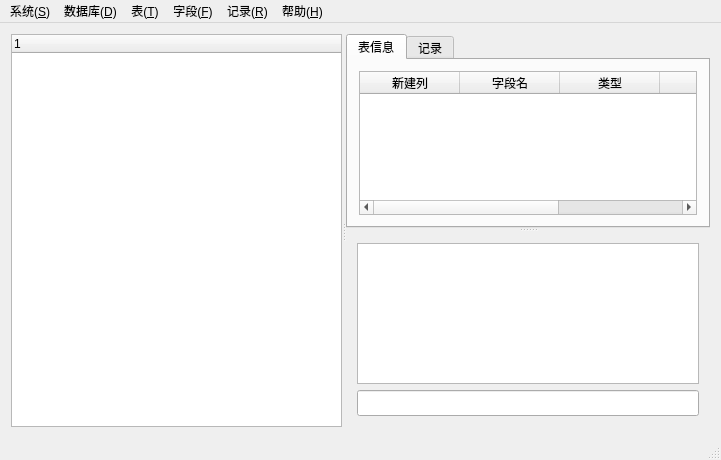
<?xml version="1.0" encoding="UTF-8"?>
<ui version="4.0">
 <class>MainWindow</class>
 <widget class="QMainWindow" name="MainWindow">
  <property name="geometry">
   <rect>
    <x>0</x>
    <y>0</y>
    <width>721</width>
    <height>460</height>
   </rect>
  </property>
  <property name="minimumSize">
   <size>
    <width>200</width>
    <height>200</height>
   </size>
  </property>
  <property name="windowTitle">
   <string>YourSQL</string>
  </property>
  <widget class="QWidget" name="centralWidget">
   <layout class="QHBoxLayout" name="horizontalLayout_2">
    <item>
     <widget class="QSplitter" name="splitter2">
      <property name="orientation">
       <enum>Qt::Horizontal</enum>
      </property>
      <widget class="QTreeWidget" name="tree">
       <column>
        <property name="text">
         <string notr="true">1</string>
        </property>
       </column>
      </widget>
      <widget class="QSplitter" name="splitter1">
       <property name="orientation">
        <enum>Qt::Vertical</enum>
       </property>
       <widget class="QTabWidget" name="tabWidget">
        <property name="currentIndex">
         <number>0</number>
        </property>
        <widget class="QWidget" name="tab">
         <attribute name="title">
          <string>表信息</string>
         </attribute>
         <layout class="QGridLayout" name="gridLayout_2">
          <item row="0" column="0">
           <widget class="QTableWidget" name="table">
            <property name="columnCount">
             <number>5</number>
            </property>
            <column>
             <property name="text">
              <string>新建列</string>
             </property>
            </column>
            <column>
             <property name="text">
              <string>字段名</string>
             </property>
            </column>
            <column>
             <property name="text">
              <string>类型</string>
             </property>
            </column>
            <column>
             <property name="text">
              <string>主键</string>
             </property>
            </column>
            <column>
             <property name="text">
              <string>默认值</string>
             </property>
            </column>
           </widget>
          </item>
         </layout>
        </widget>
        <widget class="QWidget" name="tab_2">
         <attribute name="title">
          <string>记录</string>
         </attribute>
         <layout class="QGridLayout" name="gridLayout">
          <item row="0" column="0">
           <widget class="QTableWidget" name="table2"/>
          </item>
         </layout>
        </widget>
       </widget>
       <widget class="QWidget" name="layoutWidget">
        <layout class="QVBoxLayout" name="verticalLayout">
         <item>
          <widget class="QTextEdit" name="textEdit">
           <property name="enabled">
            <bool>true</bool>
           </property>
           <property name="font">
            <font>
             <family>Times New Roman</family>
             <pointsize>11</pointsize>
            </font>
           </property>
           <property name="readOnly">
            <bool>true</bool>
           </property>
          </widget>
         </item>
         <item>
          <widget class="QLineEdit" name="lineEdit">
           <property name="font">
            <font>
             <family>Times New Roman</family>
             <pointsize>11</pointsize>
            </font>
           </property>
          </widget>
         </item>
        </layout>
       </widget>
      </widget>
     </widget>
    </item>
   </layout>
  </widget>
  <widget class="QMenuBar" name="menuBar">
   <property name="geometry">
    <rect>
     <x>0</x>
     <y>0</y>
     <width>721</width>
     <height>23</height>
    </rect>
   </property>
   <widget class="QMenu" name="menu_S">
    <property name="title">
     <string>系统(&amp;S)</string>
    </property>
    <addaction name="action_L"/>
    <addaction name="action_X"/>
   </widget>
   <widget class="QMenu" name="menu_D">
    <property name="title">
     <string>数据库(&amp;D)</string>
    </property>
    <addaction name="action_N"/>
    <addaction name="action_R"/>
    <addaction name="action_D"/>
   </widget>
   <widget class="QMenu" name="menu_T">
    <property name="title">
     <string>表(&amp;T)</string>
    </property>
    <addaction name="action_N_2"/>
    <addaction name="action_R_2"/>
    <addaction name="action_Q"/>
    <addaction name="action_C"/>
    <addaction name="action_D_2"/>
   </widget>
   <widget class="QMenu" name="menu_F">
    <property name="title">
     <string>字段(&amp;F)</string>
    </property>
    <addaction name="action_N_3"/>
    <addaction name="action_M"/>
    <addaction name="action_D_3"/>
   </widget>
   <widget class="QMenu" name="menu_R">
    <property name="title">
     <string>记录(&amp;R)</string>
    </property>
    <addaction name="action_N_4"/>
    <addaction name="action_M_2"/>
    <addaction name="action_D_4"/>
    <addaction name="action_Q_2"/>
   </widget>
   <widget class="QMenu" name="menu_H">
    <property name="title">
     <string>帮助(&amp;H)</string>
    </property>
    <addaction name="action"/>
   </widget>
   <addaction name="menu_S"/>
   <addaction name="menu_D"/>
   <addaction name="menu_T"/>
   <addaction name="menu_F"/>
   <addaction name="menu_R"/>
   <addaction name="menu_H"/>
  </widget>
  <widget class="QStatusBar" name="statusBar"/>
  <action name="action_L">
   <property name="text">
    <string>查看日志(&amp;L)</string>
   </property>
  </action>
  <action name="action_X">
   <property name="text">
    <string>退出(&amp;X)</string>
   </property>
  </action>
  <action name="action_N">
   <property name="text">
    <string>新建库(&amp;N)</string>
   </property>
  </action>
  <action name="action_R">
   <property name="text">
    <string>重命名库(&amp;R)</string>
   </property>
  </action>
  <action name="action_D">
   <property name="text">
    <string>删除库(&amp;D)</string>
   </property>
  </action>
  <action name="action_N_2">
   <property name="text">
    <string>新建表(&amp;N)</string>
   </property>
  </action>
  <action name="action_R_2">
   <property name="text">
    <string>重命名表(&amp;R)</string>
   </property>
  </action>
  <action name="action_Q">
   <property name="text">
    <string>条件查询(&amp;Q)</string>
   </property>
  </action>
  <action name="action_C">
   <property name="text">
    <string>清空表(&amp;C)</string>
   </property>
  </action>
  <action name="action_D_2">
   <property name="text">
    <string>删除表(&amp;D)</string>
   </property>
  </action>
  <action name="action_N_3">
   <property name="text">
    <string>添加字段(&amp;N)</string>
   </property>
  </action>
  <action name="action_M">
   <property name="text">
    <string>修改字段(&amp;M)</string>
   </property>
  </action>
  <action name="action_D_3">
   <property name="text">
    <string>删除字段(&amp;D)</string>
   </property>
  </action>
  <action name="action_N_4">
   <property name="text">
    <string>添加记录(&amp;N)</string>
   </property>
  </action>
  <action name="action_M_2">
   <property name="text">
    <string>修改记录(&amp;M)</string>
   </property>
  </action>
  <action name="action_D_4">
   <property name="text">
    <string>删除记录(&amp;D)</string>
   </property>
  </action>
  <action name="action">
   <property name="text">
    <string>关于(&amp;A)</string>
   </property>
  </action>
  <action name="action_Q_2">
   <property name="text">
    <string>查询记录(&amp;Q)</string>
   </property>
  </action>
 </widget>
 <layoutdefault spacing="6" margin="11"/>
 <resources/>
 <connections/>
</ui>
